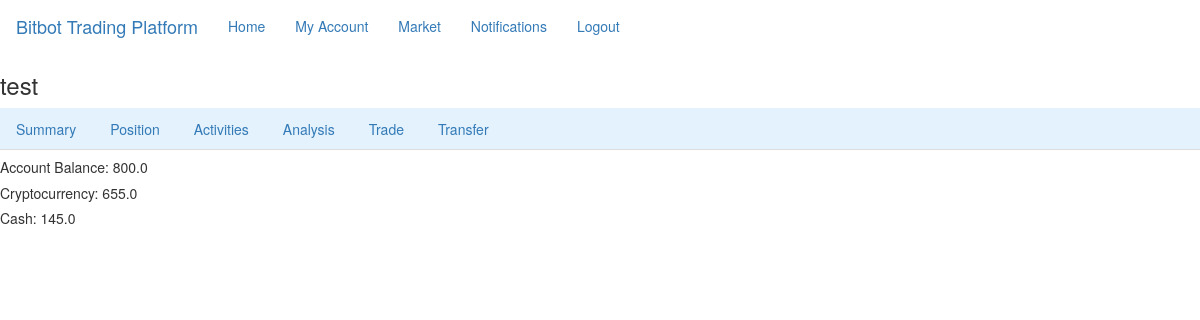
The page /user/test (signed in) on the database as committed earlier.
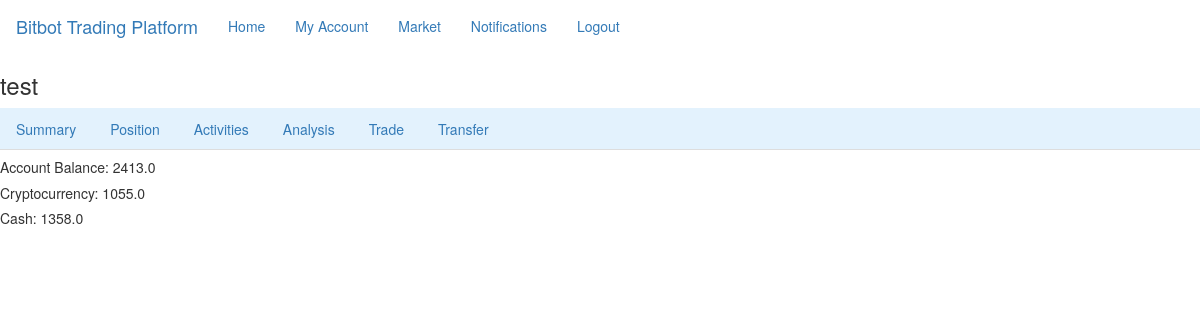
The same page on the database as committed later.
### flaskr/models.py (models this page shows, shortened)
class User(UserMixin, db.Model):
    id = db.Column(db.Integer, primary_key=True)
    username = db.Column(db.String(64), index=True, unique=True)
    email = db.Column(db.String(120), index=True, unique=True)
    phone = db.Column(db.String(120), index=True, unique=True)
    password_hash = db.Column(db.String(128))
    about_me = db.Column(db.String(140))
    last_seen = db.Column(db.DateTime, default=datetime.utcnow)
    address = db.Column(db.String(128))
    cash_balance = db.Column(db.Float, default=0)
    bitcoin_value = db.Column(db.Float, default=0)

### flaskr/routes.py (the view)
@app.route('/user/<username>', methods=['GET','POST'])
@login_required
def user(username):
    print('test')
    user = User.query.filter_by(username=username).first_or_404()
    print(user.cash_balance)
    cash = user.cash_balance
    bit = user.bitcoin_value
    return render_template('summary.html',cash=cash,bit=bit)

### flaskr/models.py (called while the page is built)
@login_manager.user_loader
def load_user(id):
    return User.query.get(int(id))

### flaskr/routes.py (called while the page is built)
@app.before_request
def before_request():
    if current_user.is_authenticated:
        current_user.last_seen = datetime.utcnow()
        db.session.commit()

### flaskr/templates/summary.html
{% extends "base_user.html" %}
{% block content %}
    <h5>Account Balance: {{ bit + cash }}</h5>
    <h5>Cryptocurrency:  {{ bit }}</h5>
    <h5>Cash: {{ cash }}</h5>
{% endblock %}

### flaskr/templates/base_user.html (shortened to what this page needs)
{% extends 'bootstrap/base.html' %}
{% block navbar %}
    <nav class="navbar navbar-expand-lg navbar-light bg-light">
        <div class="container-fluid">
            <a class="navbar-brand" href="{{ url_for('index') }}">Bitbot Trading Platform</a>
            <ul class="nav navbar-nav">
                <li><a href="{{ url_for('index') }}">Home</a></li>
                {% if current_user.is_anonymous %}
                <li><a href="{{ url_for('login') }}">Login</a></li>
                {% else %}
                <li><a href="{{ url_for('user', username=current_user.username) }}">My Account</a></li>
                <li><a href="#">Market</a></li>
                <li><a href="#">Notifications</a></li>
                <li><a href="{{ url_for('logout') }}">Logout</a></li>
                {% endif %}
            </ul>
        </div>
    </nav>
    <h3>{{ current_user.username }}</h3>
    <ul class="nav nav-tabs" style="background-color: #e3f2fd;">
      <li class="nav-item">
        <a class="nav-link active" aria-current="#" href="{{url_for('summary',username=current_user.username)}}">Summary</a>
      </li>
      <li class="nav-item">
        <a class="nav-link" href="{{url_for('position',username=current_user.username)}}">Position</a>
      </li>
      <li class="nav-item">
        <a class="nav-link" href="{{url_for('history',username=current_user.username)}}">Activities</a>
      </li>
      <li class="nav-item">
          <a class="nav-link" href="{{url_for('analysis',username=current_user.username)}}">Analysis</a>
      </li>
      <li class="nav-item">
          <a class="nav-link" href="{{url_for('trade',username=current_user.username)}}">Trade</a>
      </li>
      <li class="nav-item">
        <a class="nav-link" href="{{url_for('transfer',username=current_user.username)}}">Transfer</a>
      </li>
    </ul>
{% endblock %}

Rows that differ between the two databases and show on the page:
changed User "test": bit+cash "800.0" → "2413.0"; bitcoin_value "655.0" → "1055.0"; cash_balance "145.0" → "1358.0"
